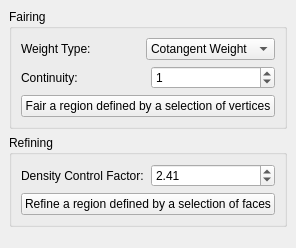
<?xml version="1.0" encoding="UTF-8"?>
<ui version="4.0">
 <class>Fairing</class>
 <widget class="QDockWidget" name="Fairing">
  <property name="geometry">
   <rect>
    <x>0</x>
    <y>0</y>
    <width>296</width>
    <height>248</height>
   </rect>
  </property>
  <property name="windowTitle">
   <string>Fairing</string>
  </property>
  <widget class="QWidget" name="dockWidgetContents">
   <layout class="QVBoxLayout" name="verticalLayout">
    <item>
     <widget class="QGroupBox" name="groupBox">
      <property name="title">
       <string>Fairing</string>
      </property>
      <layout class="QVBoxLayout" name="verticalLayout_2">
       <item>
        <layout class="QHBoxLayout" name="horizontalLayout_4">
         <item>
          <widget class="QLabel" name="label_2">
           <property name="text">
            <string>Weight Type:</string>
           </property>
          </widget>
         </item>
         <item>
          <widget class="QComboBox" name="Weight_combo_box">
           <property name="currentIndex">
            <number>0</number>
           </property>
           <item>
            <property name="text">
             <string>Cotangent Weight</string>
            </property>
           </item>
           <item>
            <property name="text">
             <string>Uniform Weight</string>
            </property>
           </item>
          </widget>
         </item>
        </layout>
       </item>
       <item>
        <layout class="QHBoxLayout" name="horizontalLayout_2">
         <item>
          <widget class="QLabel" name="label_3">
           <property name="text">
            <string>Continuity:</string>
           </property>
          </widget>
         </item>
         <item>
          <widget class="QSpinBox" name="Continuity_spin_box">
           <property name="minimum">
            <number>0</number>
           </property>
           <property name="maximum">
            <number>2</number>
           </property>
           <property name="value">
            <number>1</number>
           </property>
          </widget>
         </item>
        </layout>
       </item>
       <item>
        <widget class="QPushButton" name="Fair_button">
         <property name="text">
          <string>Fair a region defined by a selection of vertices</string>
         </property>
        </widget>
       </item>
      </layout>
     </widget>
    </item>
    <item>
     <widget class="QGroupBox" name="groupBox_2">
      <property name="title">
       <string>Refining</string>
      </property>
      <layout class="QVBoxLayout" name="verticalLayout_3">
       <item>
        <layout class="QHBoxLayout" name="horizontalLayout">
         <item>
          <widget class="QLabel" name="label">
           <property name="text">
            <string>Density Control Factor:</string>
           </property>
          </widget>
         </item>
         <item>
          <widget class="QDoubleSpinBox" name="Density_control_factor_spin_box">
           <property name="maximum">
            <double>96.989999999999995</double>
           </property>
           <property name="singleStep">
            <double>0.200000000000000</double>
           </property>
           <property name="value">
            <double>2.410000000000000</double>
           </property>
          </widget>
         </item>
        </layout>
       </item>
       <item>
        <widget class="QPushButton" name="Refine_button">
         <property name="text">
          <string>Refine a region defined by a selection of faces</string>
         </property>
        </widget>
       </item>
      </layout>
     </widget>
    </item>
    <item>
     <spacer name="verticalSpacer">
      <property name="orientation">
       <enum>Qt::Vertical</enum>
      </property>
      <property name="sizeHint" stdset="0">
       <size>
        <width>20</width>
        <height>40</height>
       </size>
      </property>
     </spacer>
    </item>
   </layout>
  </widget>
 </widget>
 <resources/>
 <connections/>
</ui>
